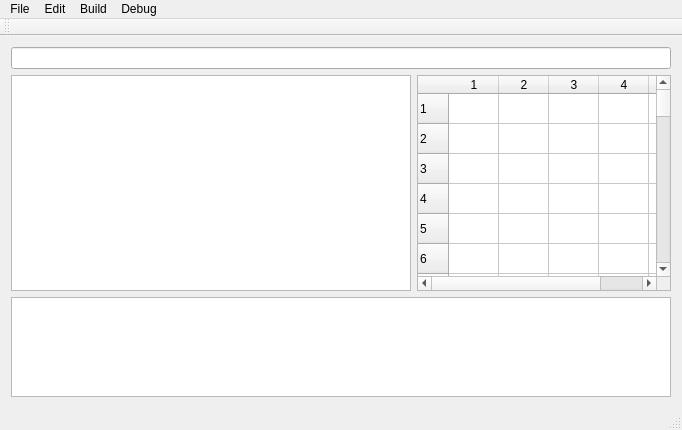
<?xml version="1.0" encoding="UTF-8"?>
<ui version="4.0">
 <class>MainWindow</class>
 <widget class="QMainWindow" name="MainWindow">
  <property name="geometry">
   <rect>
    <x>0</x>
    <y>0</y>
    <width>682</width>
    <height>430</height>
   </rect>
  </property>
  <property name="sizePolicy">
   <sizepolicy hsizetype="Fixed" vsizetype="Fixed">
    <horstretch>0</horstretch>
    <verstretch>0</verstretch>
   </sizepolicy>
  </property>
  <property name="windowTitle">
   <string>MainWindow</string>
  </property>
  <widget class="QWidget" name="centralWidget">
   <layout class="QVBoxLayout" name="verticalLayout">
    <item>
     <widget class="QLineEdit" name="lineEdit">
      <property name="sizePolicy">
       <sizepolicy hsizetype="Expanding" vsizetype="Fixed">
        <horstretch>0</horstretch>
        <verstretch>0</verstretch>
       </sizepolicy>
      </property>
     </widget>
    </item>
    <item>
     <layout class="QGridLayout" name="gridLayout">
      <property name="sizeConstraint">
       <enum>QLayout::SetNoConstraint</enum>
      </property>
      <item row="0" column="1">
       <widget class="QTableWidget" name="tableWidget">
        <property name="sizePolicy">
         <sizepolicy hsizetype="Preferred" vsizetype="Expanding">
          <horstretch>0</horstretch>
          <verstretch>0</verstretch>
         </sizepolicy>
        </property>
        <property name="minimumSize">
         <size>
          <width>200</width>
          <height>50</height>
         </size>
        </property>
        <property name="maximumSize">
         <size>
          <width>500</width>
          <height>16777215</height>
         </size>
        </property>
        <property name="iconSize">
         <size>
          <width>0</width>
          <height>0</height>
         </size>
        </property>
        <property name="rowCount">
         <number>1000</number>
        </property>
        <property name="columnCount">
         <number>5</number>
        </property>
        <attribute name="horizontalHeaderCascadingSectionResizes">
         <bool>false</bool>
        </attribute>
        <attribute name="horizontalHeaderDefaultSectionSize">
         <number>50</number>
        </attribute>
        <row/>
        <row/>
        <row/>
        <row/>
        <row/>
        <row/>
        <row/>
        <row/>
        <row/>
        <row/>
        <row/>
        <row/>
        <row/>
        <row/>
        <row/>
        <row/>
        <row/>
        <row/>
        <row/>
        <row/>
        <row/>
        <row/>
        <row/>
        <row/>
        <row/>
        <row/>
        <row/>
        <row/>
        <row/>
        <row/>
        <row/>
        <row/>
        <row/>
        <row/>
        <row/>
        <row/>
        <row/>
        <row/>
        <row/>
        <row/>
        <row/>
        <row/>
        <row/>
        <row/>
        <row/>
        <row/>
        <row/>
        <row/>
        <row/>
        <row/>
        <row/>
        <row/>
        <row/>
        <row/>
        <row/>
        <row/>
        <row/>
        <row/>
        <row/>
        <row/>
        <row/>
        <row/>
        <row/>
        <row/>
        <row/>
        <row/>
        <row/>
        <row/>
        <row/>
        <row/>
        <row/>
        <row/>
        <row/>
        <row/>
        <row/>
        <row/>
        <row/>
        <row/>
        <row/>
        <row/>
        <row/>
        <row/>
        <row/>
        <row/>
        <row/>
        <row/>
        <row/>
        <row/>
        <row/>
        <row/>
        <row/>
        <row/>
        <row/>
        <row/>
        <row/>
        <row/>
        <row/>
        <row/>
        <row/>
        <row/>
        <row/>
        <row/>
        <row/>
        <row/>
        <row/>
        <row/>
        <row/>
        <row/>
        <row/>
        <row/>
        <row/>
        <row/>
        <row/>
        <row/>
        <row/>
        <row/>
        <row/>
        <row/>
        <row/>
        <row/>
        <row/>
        <row/>
        <row/>
        <row/>
        <row/>
        <row/>
        <row/>
        <row/>
        <row/>
        <row/>
        <row/>
        <row/>
        <row/>
        <row/>
        <row/>
        <row/>
        <row/>
        <row/>
        <row/>
        <row/>
        <row/>
        <row/>
        <row/>
        <row/>
        <row/>
        <row/>
        <row/>
        <row/>
        <row/>
        <row/>
        <row/>
        <row/>
        <row/>
        <row/>
        <row/>
        <row/>
        <row/>
        <row/>
        <row/>
        <row/>
        <row/>
        <row/>
        <row/>
        <row/>
        <row/>
        <row/>
        <row/>
        <row/>
        <row/>
        <row/>
        <row/>
        <row/>
        <row/>
        <row/>
        <row/>
        <row/>
        <row/>
        <row/>
        <row/>
        <row/>
        <row/>
        <row/>
        <row/>
        <row/>
        <row/>
        <row/>
        <row/>
        <row/>
        <row/>
        <row/>
        <row/>
        <row/>
        <row/>
        <row/>
        <row/>
        <row/>
        <row/>
        <row/>
        <row/>
        <row/>
        <row/>
        <row/>
        <row/>
        <row/>
        <row/>
        <row/>
        <row/>
        <row/>
        <row/>
        <row/>
        <row/>
        <row/>
        <row/>
        <row/>
        <row/>
        <row/>
        <row/>
        <row/>
        <row/>
        <row/>
        <row/>
        <row/>
        <row/>
        <row/>
        <row/>
        <row/>
        <row/>
        <row/>
        <row/>
        <row/>
        <row/>
        <row/>
        <row/>
        <row/>
        <row/>
        <row/>
        <row/>
        <row/>
        <row/>
        <row/>
        <row/>
        <row/>
        <row/>
        <row/>
        <row/>
        <row/>
        <row/>
        <row/>
        <row/>
        <row/>
        <row/>
        <row/>
        <row/>
        <row/>
        <row/>
        <row/>
        <row/>
        <row/>
        <row/>
        <row/>
        <row/>
        <row/>
        <row/>
        <row/>
        <row/>
        <row/>
        <row/>
        <row/>
        <row/>
        <row/>
        <row/>
        <row/>
        <row/>
        <row/>
        <row/>
        <row/>
        <row/>
        <row/>
        <row/>
        <row/>
        <row/>
        <row/>
        <row/>
        <row/>
        <row/>
        <row/>
        <row/>
        <row/>
        <row/>
        <row/>
        <row/>
        <row/>
        <row/>
        <row/>
        <row/>
        <row/>
        <row/>
        <row/>
        <row/>
        <row/>
        <row/>
        <row/>
        <row/>
        <row/>
        <row/>
        <row/>
        <row/>
        <row/>
        <row/>
        <row/>
        <row/>
        <row/>
        <row/>
        <row/>
        <row/>
        <row/>
        <row/>
        <row/>
        <row/>
        <row/>
        <row/>
        <row/>
        <row/>
        <row/>
        <row/>
        <row/>
        <row/>
        <row/>
        <row/>
        <row/>
        <row/>
        <row/>
        <row/>
        <row/>
        <row/>
        <row/>
        <row/>
        <row/>
        <row/>
        <row/>
        <row/>
        <row/>
        <row/>
        <row/>
        <row/>
        <row/>
        <row/>
        <row/>
        <row/>
        <row/>
        <row/>
        <row/>
        <row/>
        <row/>
        <row/>
        <row/>
        <row/>
        <row/>
        <row/>
        <row/>
        <row/>
        <row/>
        <row/>
        <row/>
        <row/>
        <row/>
        <row/>
        <row/>
        <row/>
        <row/>
        <row/>
        <row/>
        <row/>
        <row/>
        <row/>
        <row/>
        <row/>
        <row/>
        <row/>
        <row/>
        <row/>
        <row/>
        <row/>
        <row/>
        <row/>
        <row/>
        <row/>
        <row/>
        <row/>
        <row/>
        <row/>
        <row/>
        <row/>
        <row/>
        <row/>
        <row/>
        <row/>
        <row/>
        <row/>
        <row/>
        <row/>
        <row/>
        <row/>
        <row/>
        <row/>
        <row/>
        <row/>
        <row/>
        <row/>
        <row/>
        <row/>
        <row/>
        <row/>
        <row/>
        <row/>
        <row/>
        <row/>
        <row/>
        <row/>
        <row/>
        <row/>
        <row/>
        <row/>
        <row/>
        <row/>
        <row/>
        <row/>
        <row/>
        <row/>
        <row/>
        <row/>
        <row/>
        <row/>
        <row/>
        <row/>
        <row/>
        <row/>
        <row/>
        <row/>
        <row/>
        <row/>
        <row/>
        <row/>
        <row/>
        <row/>
        <row/>
        <row/>
        <row/>
        <row/>
        <row/>
        <row/>
        <row/>
        <row/>
        <row/>
        <row/>
        <row/>
        <row/>
        <row/>
        <row/>
        <row/>
        <row/>
        <row/>
        <row/>
        <row/>
        <row/>
        <row/>
        <row/>
        <row/>
        <row/>
        <row/>
        <row/>
        <row/>
        <row/>
        <row/>
        <row/>
        <row/>
        <row/>
        <row/>
        <row/>
        <row/>
        <row/>
        <row/>
        <row/>
        <row/>
        <row/>
        <row/>
        <row/>
        <row/>
        <row/>
        <row/>
        <row/>
        <row/>
        <row/>
        <row/>
        <row/>
        <row/>
        <row/>
        <row/>
        <row/>
        <row/>
        <row/>
        <row/>
        <row/>
        <row/>
        <row/>
        <row/>
        <row/>
        <row/>
        <row/>
        <row/>
        <row/>
        <row/>
        <row/>
        <row/>
        <row/>
        <row/>
        <row/>
        <row/>
        <row/>
        <row/>
        <row/>
        <row/>
        <row/>
        <row/>
        <row/>
        <row/>
        <row/>
        <row/>
        <row/>
        <row/>
        <row/>
        <row/>
        <row/>
        <row/>
        <row/>
        <row/>
        <row/>
        <row/>
        <row/>
        <row/>
        <row/>
        <row/>
        <row/>
        <row/>
        <row/>
        <row/>
        <row/>
        <row/>
        <row/>
        <row/>
        <row/>
        <row/>
        <row/>
        <row/>
        <row/>
        <row/>
        <row/>
        <row/>
        <row/>
        <row/>
        <row/>
        <row/>
        <row/>
        <row/>
        <row/>
        <row/>
        <row/>
        <row/>
        <row/>
        <row/>
        <row/>
        <row/>
        <row/>
        <row/>
        <row/>
        <row/>
        <row/>
        <row/>
        <row/>
        <row/>
        <row/>
        <row/>
        <row/>
        <row/>
        <row/>
        <row/>
        <row/>
        <row/>
        <row/>
        <row/>
        <row/>
        <row/>
        <row/>
        <row/>
        <row/>
        <row/>
        <row/>
        <row/>
        <row/>
        <row/>
        <row/>
        <row/>
        <row/>
        <row/>
        <row/>
        <row/>
        <row/>
        <row/>
        <row/>
        <row/>
        <row/>
        <row/>
        <row/>
        <row/>
        <row/>
        <row/>
        <row/>
        <row/>
        <row/>
        <row/>
        <row/>
        <row/>
        <row/>
        <row/>
        <row/>
        <row/>
        <row/>
        <row/>
        <row/>
        <row/>
        <row/>
        <row/>
        <row/>
        <row/>
        <row/>
        <row/>
        <row/>
        <row/>
        <row/>
        <row/>
        <row/>
        <row/>
        <row/>
        <row/>
        <row/>
        <row/>
        <row/>
        <row/>
        <row/>
        <row/>
        <row/>
        <row/>
        <row/>
        <row/>
        <row/>
        <row/>
        <row/>
        <row/>
        <row/>
        <row/>
        <row/>
        <row/>
        <row/>
        <row/>
        <row/>
        <row/>
        <row/>
        <row/>
        <row/>
        <row/>
        <row/>
        <row/>
        <row/>
        <row/>
        <row/>
        <row/>
        <row/>
        <row/>
        <row/>
        <row/>
        <row/>
        <row/>
        <row/>
        <row/>
        <row/>
        <row/>
        <row/>
        <row/>
        <row/>
        <row/>
        <row/>
        <row/>
        <row/>
        <row/>
        <row/>
        <row/>
        <row/>
        <row/>
        <row/>
        <row/>
        <row/>
        <row/>
        <row/>
        <row/>
        <row/>
        <row/>
        <row/>
        <row/>
        <row/>
        <row/>
        <row/>
        <row/>
        <row/>
        <row/>
        <row/>
        <row/>
        <row/>
        <row/>
        <row/>
        <row/>
        <row/>
        <row/>
        <row/>
        <row/>
        <row/>
        <row/>
        <row/>
        <row/>
        <row/>
        <row/>
        <row/>
        <row/>
        <row/>
        <row/>
        <row/>
        <row/>
        <row/>
        <row/>
        <row/>
        <row/>
        <row/>
        <row/>
        <row/>
        <row/>
        <row/>
        <row/>
        <row/>
        <row/>
        <row/>
        <row/>
        <row/>
        <row/>
        <row/>
        <row/>
        <row/>
        <row/>
        <row/>
        <row/>
        <row/>
        <row/>
        <row/>
        <row/>
        <row/>
        <row/>
        <row/>
        <row/>
        <row/>
        <row/>
        <row/>
        <row/>
        <row/>
        <row/>
        <row/>
        <row/>
        <row/>
        <row/>
        <row/>
        <row/>
        <row/>
        <row/>
        <row/>
        <row/>
        <row/>
        <row/>
        <row/>
        <row/>
        <row/>
        <row/>
        <row/>
        <row/>
        <row/>
        <row/>
        <row/>
        <row/>
        <row/>
        <row/>
        <row/>
        <row/>
        <row/>
        <row/>
        <row/>
        <row/>
        <row/>
        <row/>
        <row/>
        <row/>
        <row/>
        <row/>
        <row/>
        <row/>
        <row/>
        <row/>
        <row/>
        <row/>
        <row/>
        <row/>
        <row/>
        <row/>
        <row/>
        <row/>
        <row/>
        <row/>
        <row/>
        <row/>
        <row/>
        <row/>
        <row/>
        <row/>
        <row/>
        <row/>
        <row/>
        <row/>
        <row/>
        <row/>
        <row/>
        <row/>
        <row/>
        <row/>
        <row/>
        <row/>
        <row/>
        <row/>
        <row/>
        <row/>
        <row/>
        <row/>
        <row/>
        <row/>
        <row/>
        <row/>
        <row/>
        <row/>
        <row/>
        <row/>
        <row/>
        <row/>
        <row/>
        <row/>
        <row/>
        <row/>
        <row/>
        <row/>
        <row/>
        <row/>
        <row/>
        <row/>
        <row/>
        <row/>
        <row/>
        <row/>
        <row/>
        <row/>
        <row/>
        <row/>
        <row/>
        <row/>
        <row/>
        <row/>
        <row/>
        <row/>
        <row/>
        <row/>
        <row/>
        <row/>
        <row/>
        <row/>
        <row/>
        <row/>
        <row/>
        <row/>
        <row/>
        <row/>
        <row/>
        <row/>
        <row/>
        <row/>
        <row/>
        <row/>
        <row/>
        <row/>
        <row/>
        <row/>
        <row/>
        <row/>
        <row/>
        <row/>
        <row/>
        <row/>
        <row/>
        <row/>
        <row/>
        <row/>
        <row/>
        <row/>
        <row/>
        <row/>
        <row/>
        <row/>
        <row/>
        <row/>
        <row/>
        <row/>
        <row/>
        <row/>
        <row/>
        <row/>
        <row/>
        <row/>
        <row/>
        <row/>
        <row/>
        <row/>
        <row/>
        <row/>
        <row/>
        <row/>
        <row/>
        <row/>
        <row/>
        <row/>
        <row/>
        <row/>
        <row/>
        <row/>
        <row/>
        <row/>
        <row/>
        <row/>
        <row/>
        <row/>
        <row/>
        <row/>
        <row/>
        <row/>
        <row/>
        <row/>
        <row/>
        <row/>
        <row/>
        <row/>
        <row/>
        <row/>
        <row/>
        <row/>
        <row/>
        <row/>
        <row/>
        <row/>
        <row/>
        <row/>
        <row/>
        <row/>
        <row/>
        <row/>
        <row/>
        <row/>
        <row/>
        <row/>
        <row/>
        <row/>
        <row/>
        <row/>
        <row/>
        <row/>
        <row/>
        <row/>
        <row/>
        <row/>
        <row/>
        <row/>
        <row/>
        <row/>
        <row/>
        <row/>
        <row/>
        <row/>
        <row/>
        <row/>
        <row/>
        <row/>
        <column/>
        <column/>
        <column/>
        <column/>
        <column/>
       </widget>
      </item>
      <item row="1" column="0" colspan="2">
       <widget class="QTextEdit" name="textBrowser">
        <property name="sizePolicy">
         <sizepolicy hsizetype="Expanding" vsizetype="Expanding">
          <horstretch>0</horstretch>
          <verstretch>0</verstretch>
         </sizepolicy>
        </property>
        <property name="minimumSize">
         <size>
          <width>600</width>
          <height>100</height>
         </size>
        </property>
        <property name="maximumSize">
         <size>
          <width>2000</width>
          <height>100</height>
         </size>
        </property>
        <property name="font">
         <font>
          <family>Consolas</family>
          <pointsize>11</pointsize>
         </font>
        </property>
        <property name="readOnly">
         <bool>true</bool>
        </property>
       </widget>
      </item>
      <item row="0" column="0">
       <widget class="QPlainTextEdit" name="plainTextEdit">
        <property name="sizePolicy">
         <sizepolicy hsizetype="Fixed" vsizetype="Expanding">
          <horstretch>0</horstretch>
          <verstretch>1</verstretch>
         </sizepolicy>
        </property>
        <property name="minimumSize">
         <size>
          <width>400</width>
          <height>0</height>
         </size>
        </property>
        <property name="maximumSize">
         <size>
          <width>2000</width>
          <height>16777215</height>
         </size>
        </property>
        <property name="font">
         <font>
          <family>Consolas</family>
          <pointsize>12</pointsize>
         </font>
        </property>
       </widget>
      </item>
     </layout>
    </item>
   </layout>
  </widget>
  <widget class="QMenuBar" name="menuBar">
   <property name="geometry">
    <rect>
     <x>0</x>
     <y>0</y>
     <width>682</width>
     <height>23</height>
    </rect>
   </property>
   <widget class="QMenu" name="menuFile">
    <property name="title">
     <string>File</string>
    </property>
    <addaction name="actionNew_file"/>
    <addaction name="actionOpen_file"/>
    <addaction name="actionSave_file"/>
    <addaction name="actionSave_as"/>
    <addaction name="actionPrint"/>
    <addaction name="actionExit"/>
   </widget>
   <widget class="QMenu" name="menuEdit">
    <property name="title">
     <string>Edit</string>
    </property>
    <addaction name="actionUndo"/>
    <addaction name="actionCuty"/>
    <addaction name="actionCopy"/>
    <addaction name="actionPaste"/>
    <addaction name="actionDelete"/>
    <addaction name="actionFind"/>
    <addaction name="actionReplace"/>
    <addaction name="actionGo_to"/>
    <addaction name="actionSelect_all"/>
   </widget>
   <widget class="QMenu" name="menuBuild">
    <property name="title">
     <string>Build</string>
    </property>
    <addaction name="actionAsm"/>
    <addaction name="actionCoe"/>
    <addaction name="actionDisasm"/>
    <addaction name="actionRun"/>
   </widget>
   <widget class="QMenu" name="menuDebug">
    <property name="title">
     <string>Debug</string>
    </property>
    <addaction name="actionStep"/>
    <addaction name="actionStep_skip_jal"/>
    <addaction name="actionRun_until"/>
    <addaction name="actionStop"/>
   </widget>
   <addaction name="menuFile"/>
   <addaction name="menuEdit"/>
   <addaction name="menuBuild"/>
   <addaction name="menuDebug"/>
  </widget>
  <widget class="QToolBar" name="mainToolBar">
   <attribute name="toolBarArea">
    <enum>TopToolBarArea</enum>
   </attribute>
   <attribute name="toolBarBreak">
    <bool>false</bool>
   </attribute>
  </widget>
  <widget class="QStatusBar" name="statusBar"/>
  <action name="actionNew_file">
   <property name="text">
    <string>New file</string>
   </property>
   <property name="shortcut">
    <string>Ctrl+N</string>
   </property>
  </action>
  <action name="actionOpen_file">
   <property name="text">
    <string>Open file</string>
   </property>
   <property name="shortcut">
    <string>Ctrl+O</string>
   </property>
  </action>
  <action name="actionSave_file">
   <property name="text">
    <string>Save file</string>
   </property>
   <property name="shortcut">
    <string>Ctrl+S</string>
   </property>
  </action>
  <action name="actionSave_as">
   <property name="text">
    <string>Save as...</string>
   </property>
   <property name="shortcut">
    <string>Ctrl+Shift+S</string>
   </property>
  </action>
  <action name="actionPrint">
   <property name="text">
    <string>Print</string>
   </property>
   <property name="shortcut">
    <string>Ctrl+P</string>
   </property>
  </action>
  <action name="actionExit">
   <property name="text">
    <string>Exit</string>
   </property>
  </action>
  <action name="actionUndo">
   <property name="text">
    <string>Undo</string>
   </property>
   <property name="shortcut">
    <string>Ctrl+Z</string>
   </property>
  </action>
  <action name="actionCuty">
   <property name="text">
    <string>Cut</string>
   </property>
   <property name="shortcut">
    <string>Ctrl+X</string>
   </property>
  </action>
  <action name="actionCopy">
   <property name="text">
    <string>Copy</string>
   </property>
   <property name="shortcut">
    <string>Ctrl+C</string>
   </property>
  </action>
  <action name="actionPaste">
   <property name="text">
    <string>Paste</string>
   </property>
   <property name="shortcut">
    <string>Ctrl+V</string>
   </property>
  </action>
  <action name="actionDelete">
   <property name="text">
    <string>Delete</string>
   </property>
   <property name="shortcut">
    <string>Del</string>
   </property>
  </action>
  <action name="actionFind">
   <property name="text">
    <string>Find</string>
   </property>
   <property name="shortcut">
    <string>Ctrl+F</string>
   </property>
  </action>
  <action name="actionReplace">
   <property name="text">
    <string>Replace</string>
   </property>
   <property name="shortcut">
    <string>Ctrl+H</string>
   </property>
  </action>
  <action name="actionGo_to">
   <property name="text">
    <string>Go to..</string>
   </property>
   <property name="shortcut">
    <string>Ctrl+G</string>
   </property>
  </action>
  <action name="actionSelect_all">
   <property name="text">
    <string>Select all</string>
   </property>
   <property name="shortcut">
    <string>Ctrl+A</string>
   </property>
  </action>
  <action name="actionAsm">
   <property name="text">
    <string>Asm</string>
   </property>
  </action>
  <action name="actionCoe">
   <property name="text">
    <string>Coe</string>
   </property>
  </action>
  <action name="actionDisasm">
   <property name="text">
    <string>Disasm</string>
   </property>
  </action>
  <action name="actionStep">
   <property name="text">
    <string>Step</string>
   </property>
   <property name="shortcut">
    <string>F9</string>
   </property>
  </action>
  <action name="actionStep_skip_jal">
   <property name="text">
    <string>Step(skip jal)</string>
   </property>
  </action>
  <action name="actionRun_until">
   <property name="text">
    <string>Run until</string>
   </property>
  </action>
  <action name="actionStop">
   <property name="text">
    <string>Stop</string>
   </property>
  </action>
  <action name="actionRun">
   <property name="text">
    <string>Run</string>
   </property>
  </action>
 </widget>
 <layoutdefault spacing="6" margin="11"/>
 <tabstops>
  <tabstop>plainTextEdit</tabstop>
  <tabstop>tableWidget</tabstop>
 </tabstops>
 <resources/>
 <connections/>
</ui>
